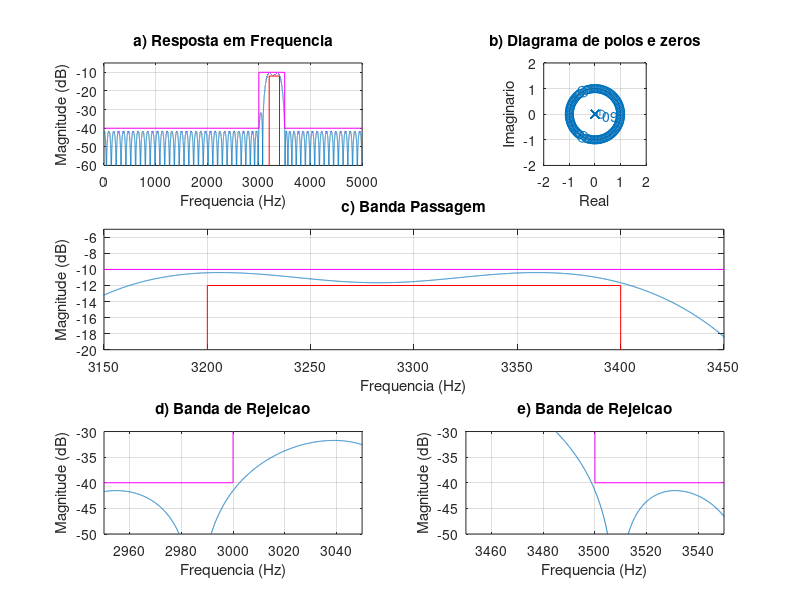
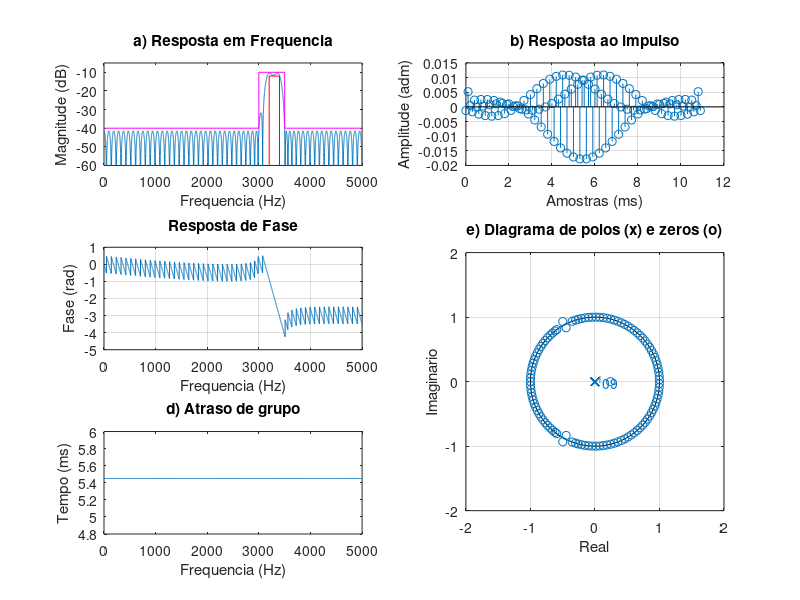

Write the MATLAB code that produced these figures, in order. (Note: this script raises an error after producing the figures.)
% Projeto filtro 3 FIR PM
% BP - (fa = 10000 Hz, f1 = 3000 Hz; f2 = 3200 Hz, f3 = 3400 Hz;
% f4 = 3500 Hz, Ap = 2 dB, As = 30 dB, GdB = -10 dB)

close all;
clear all;
clc;

ExecutarAjuste = 1;

%% Especificacoes
Ap = 2; As = 30; GdB = -10;

fa = 10000;
fp1 = 3200; fp2 = 3400;
fs1 = 3000; fs2 = 3500;

fcuts = [fs1 fp1 fp2 fs2];
w = fcuts/fa*(2*pi);
ws1 = w(1)/pi; wp1 = w(2)/pi; wp2 = w(3)/pi; ws2 = w(4)/pi;

mags = [0 1 0];
devs_As = 10^(-As/20);
devs_Ap = 1-10^(-(Ap-1.3)/20);
devs = [devs_As devs_Ap devs_As];
G0 = GdB;

% calculo da ordem com firpmord
if ExecutarAjuste
    G0 = G0 - 1;
%     fcuts = fcuts + [0 -15 10 0];
end

[n,f0,a0,w0] = firpmord(fcuts,mags,devs,fa);

% calculo algoritmo PM
h_pm = firpm(n,f0,a0,w0);
h_pm = h_pm*10^(G0/20);

%%
figure(1)
subplot(321)
[h, w] = freqz(h_pm, 1, linspace(0,pi,100000));
% plot(w/pi, abs(h)); grid on;
plot(w*fa/2/pi,20*log10(abs(h))); grid on;
title('a) Resposta em Frequencia')
xlim([0 fa/2]);ylim([-60 -5]);
hold on;
Amin = 80;
As = As - GdB;
Ap = Ap + GdB - 2;
plot([wp1, wp1, wp2, wp2]*fa/2, [-Amin, Ap-2, Ap-2, -Amin], '-r')
plot([0, ws1, ws1, ws2, ws2, 1]*fa/2, [-As, -As, Ap, Ap, -As,-As], '-m')
xlabel('Frequencia (Hz)');
ylabel('Magnitude (dB)');

subplot(322)
zplane(h_pm, 1); axis([-2 2 -2 2]);
title('b) Diagrama de polos e zeros')
xlabel('Real');
ylabel('Imaginario');

subplot(3,2,3:4)
plot(w*fa/2/pi,20*log10(abs(h))); grid on;
title('c) Banda Passagem')
grid on; hold on;
plot([wp1, wp1, wp2, wp2]*fa/2, [-Amin, Ap-2, Ap-2, -Amin], '-r')
plot([0, ws1, ws1, ws2, ws2, 1]*fa/2, [-As, -As, Ap, Ap, -As,-As], '-m')
xlim([3150 3450]); ylim([-20 -5]);
xlabel('Frequencia (Hz)');
ylabel('Magnitude (dB)');

subplot(3,2,5)
plot(w*fa/2/pi,20*log10(abs(h))); grid on;
title('d) Banda de Rejeicao')
grid on; hold on;
plot([wp1, wp1, wp2, wp2]*fa/2, [-Amin, Ap-2, Ap-2, -Amin], '-r')
plot([0, ws1, ws1, ws2, ws2, 1]*fa/2, [-As, -As, Ap, Ap, -As,-As], '-m')
xlim([2950 3050]); ylim([-50 -30]);
xlabel('Frequencia (Hz)');
ylabel('Magnitude (dB)');

subplot(3,2,6)
plot(w*fa/2/pi,20*log10(abs(h))); grid on;
title('e) Banda de Rejeicao')
grid on; hold on;
plot([wp1, wp1, wp2, wp2]*fa/2, [-Amin, Ap-2, Ap-2, -Amin], '-r')
plot([0, ws1, ws1, ws2, ws2, 1]*fa/2, [-As, -As, Ap, Ap, -As,-As], '-m')
xlim([3450 3550]); ylim([-50 -30]);
xlabel('Frequencia (Hz)');
ylabel('Magnitude (dB)');

%%
figure(2)
%suptitle(['LP FIR ' num2str(fp) '-' num2str(fs) ' Ordem: ' num2str(2*M+1)])

escala = fa/2;
subplot(3,2,[4 6])
zplane(h_pm, 1);
axis([-2 2 -2 2])
title('e) Diagrama de polos (x) e zeros (o)')
xlabel('Real');
ylabel('Imaginario');

clear h w
[h, w] = freqz(h_pm, 1, 'whole');

subplot(322)
x_imp = [0:length(h_pm)-1]/fa*1000;
stem(x_imp, h_pm); grid on;
title('b) Resposta ao impulso')
xlabel('Amostras (ms)');
ylabel('Amplitude (adm)');

subplot(321)
[h, w] = freqz(h_pm, 1, linspace(0,pi,10000));
% plot(w/pi, abs(h)); grid on;
% plot(w/pi*escala, 20*log10(abs(h))); grid on;
plot(w*fa/2/pi,20*log10(abs(h)))
hold on;
title('a) Resposta em Frequencia')
ylim([-60 -5])
Amin = 80;
plot([wp1, wp1, wp2, wp2]*fa/2, [-Amin, Ap-2, Ap-2, -Amin], '-r')
plot([0, ws1, ws1, ws2, ws2, 1]*fa/2, [-As, -As, Ap, Ap, -As,-As], '-m')
xlim([0 fa/2])
xlabel('Frequencia (Hz)');
ylabel('Magnitude (dB)');

subplot(323)
plot(w/pi*escala, unwrap(angle(h))/pi); grid on;
title('Resposta de Fase')
xlabel('Frequencia (Hz)');
ylabel('Fase (rad)');

subplot(325)
[del_y, del_x] = grpdelay(h_pm, 1);
plot(del_x/pi*fa/2, del_y/fa*1000);
title('d) Atraso de grupo')
xlabel('Frequencia (Hz)');
ylabel('Tempo (ms)');

%%
syms z
H(z) = poly2sym(h_pm, z);
pretty(vpa(collect(H(z)), 3))
